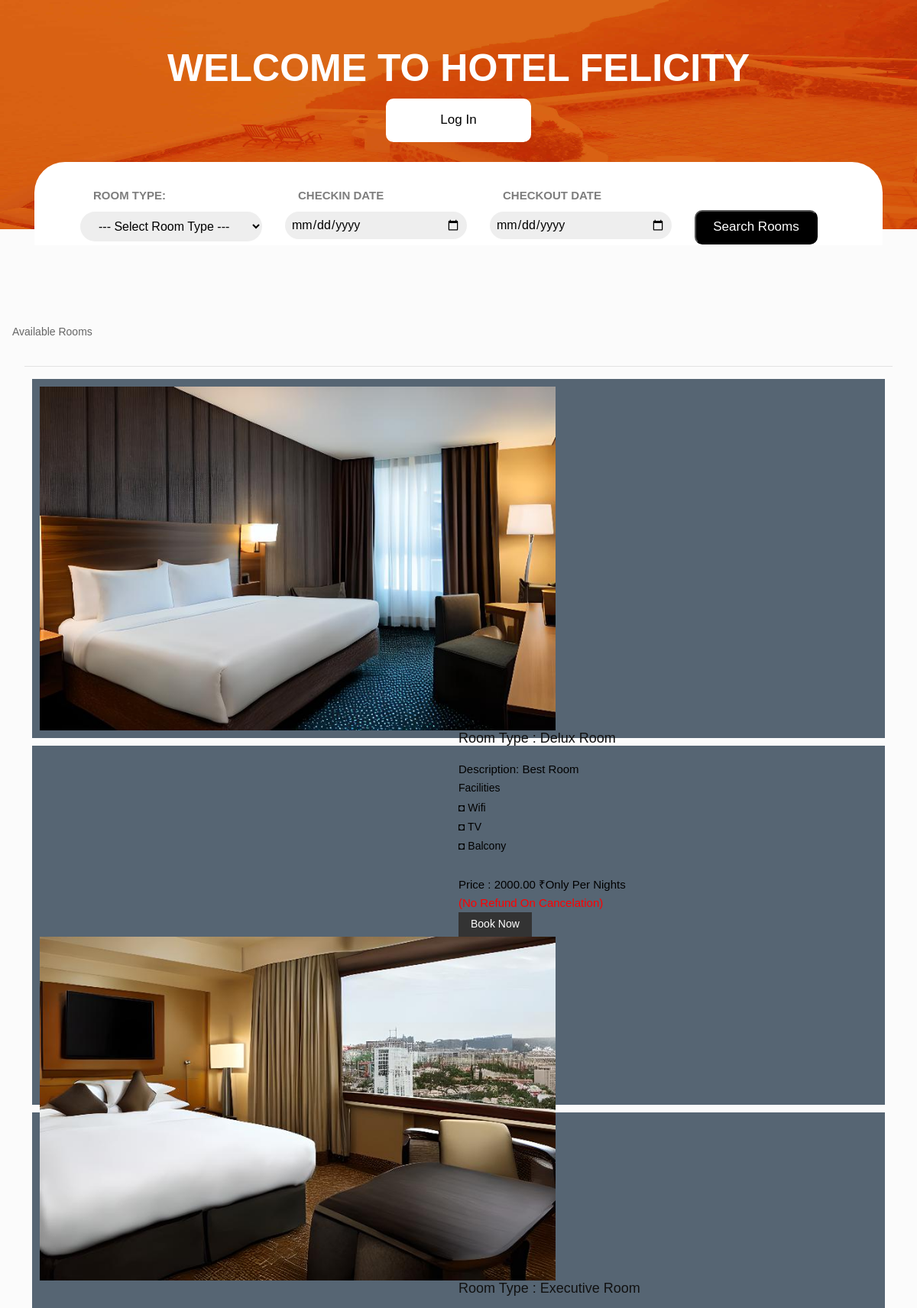
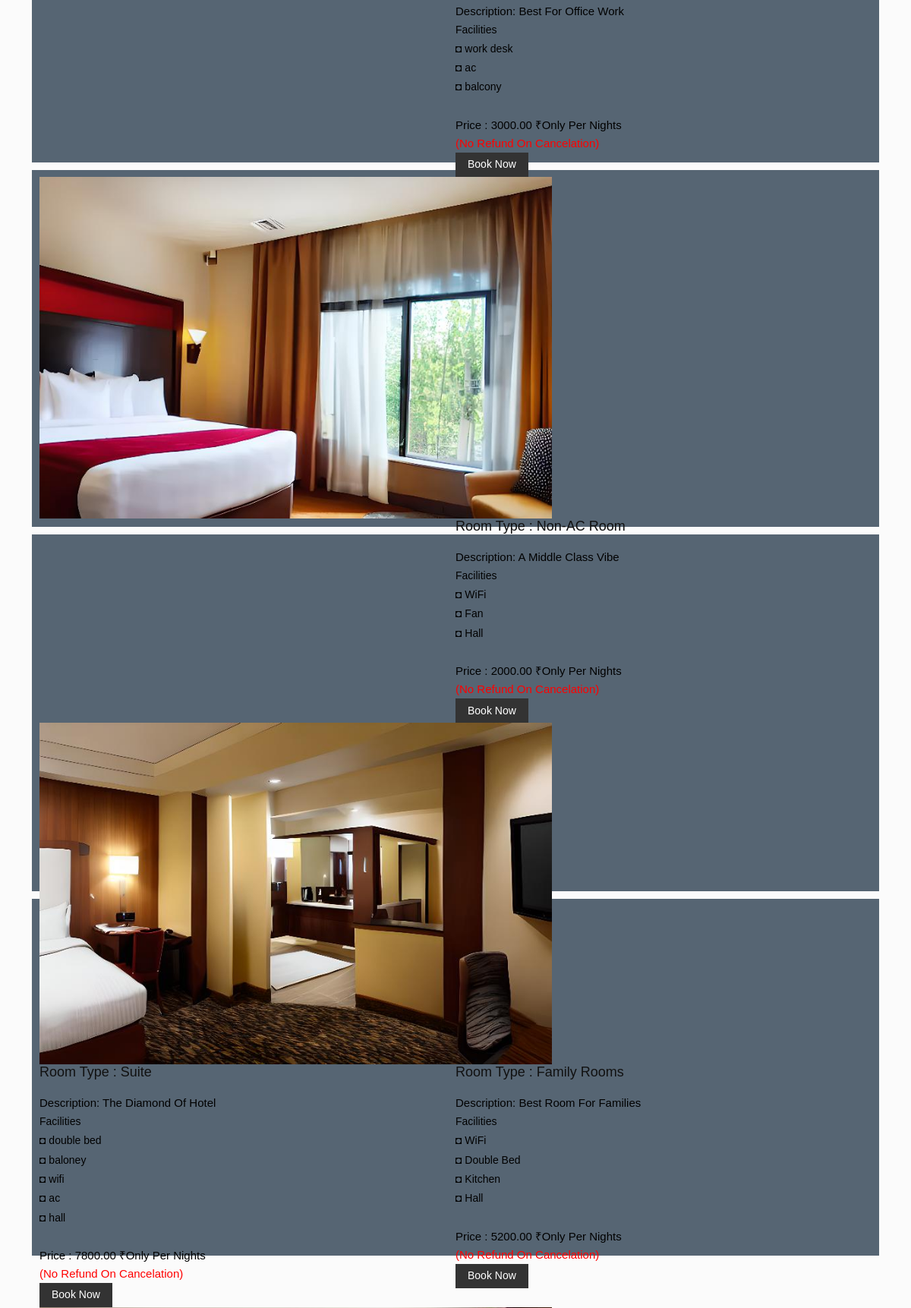
The page / (upper part) on the database its author committed (2 pictures, top to bottom).
### tables this page shows
CREATE TABLE `add_rooms` (
  `room_id` int(11) NOT NULL,
  `room_type` varchar(255) NOT NULL,
  `room_description` text DEFAULT NULL,
  `room_price` float(11,2) NOT NULL,
  `room_image_url` varchar(255) DEFAULT NULL,
  `room_facilities` text DEFAULT NULL,
  `booking_quantity` int(11) NOT NULL,
  `available` tinyint(1) NOT NULL DEFAULT 1,
  `created_at` timestamp NOT NULL DEFAULT current_timestamp()
);

### index.php (the view, shortened to what this page needs)
<!DOCTYPE html>
<html lang="en">
<head>
   <link rel="stylesheet" href="css/bootstrap.min.css">
   <link rel="stylesheet" href="css/sty.css">
   <link rel="stylesheet" href="css/responsive.css">
   <link rel="stylesheet" href="css/jquery.mCustomScrollbar.min.css">
   <link rel="stylesheet" href="https://netdna.bootstrapcdn.com/font-awesome/4.0.3/css/font-awesome.css">
   <link rel="stylesheet" href="https://cdnjs.cloudflare.com/ajax/libs/fancybox/2.1.5/jquery.fancybox.min.css" media="screen">
</head>
<body class="main-layout">
   <section class="banner_main">
      <div class="container">
         <div class="row">
            <div class="col-md-12">
               <div class="text-bg">
                  <div class="padding_lert">
                     <h1>WELCOME TO HOTEL FELICITY</h1>
                    <center> <a href="login.php">Log In</a> </center>
                  </div>
               </div>
            </div>
         </div>
      </div>
   </section>
   <?php
   $query = "SELECT * FROM add_rooms WHERE room_id ";
   ?>
   <!DOCTYPE html>
   <html>
   <head>
      <link rel="stylesheet" href="./CSS/room.css">
      <link rel="stylesheet" href="./CSS/style.css">
      <link rel="stylesheet" href="./CSS/food.css">
      <link rel="stylesheet" href="./CSS/manage.css">
      <link rel="stylesheet" href="./CSS/nav.css">
      <link rel="stylesheet" href="./CSS/search.css">
   </head>
   <body>
            <main>
<section>
  <div class="container">
    <div class="row">
      <div class="col-md-12">
        <form class="form_book" method='POST' action=''>
          <div class="row room-search-panel">
            <div class="col-md-3">
              <label class="date" for="room_type">Room Type:</label>
              <select class="book_n" name="room_type">
                <option value="">--- Select Room Type ---</option>
              </select>
            </div>
            <div class="col-md-3">
              <label class="date">CHECKIN DATE</label>
              <input class="book_n" name="start_date" type="date">
            </div>
            <div class="col-md-3">
              <label class="date">CHECKOUT DATE</label>
              <input class="book_n" name="end_date" type="date">
            </div>
            <div class="col-md-3">
              <input class="book_btn" type='submit' name='search' value='Search Rooms' onclick="hideRoomSearchPanel()">
            </div>
          </div>
          <div class="row">
            <div class="col-md-3">
            </div>
          </div>
        </form>
      </div>
    </div>
  </div>
</section>
<br>
<br>
<br>
<br>
<?php
         include('dbconfig.php');
         if (isset($_POST['search'])) {
            $room_type = $_POST['room_type'];
            $checkin_date = $_POST['start_date'];
            $checkout_date = $_POST['end_date'];
            $query = "SELECT * FROM add_rooms WHERE room_type LIKE '%$room_type%' AND available = '1' AND room_id NOT IN (
                    SELECT room_id FROM rooms WHERE (
                        start_date >= '$checkin_date' AND start_date < '$checkout_date'
                        OR end_date > '$checkin_date' AND end_date <= '$checkout_date'
                        OR start_date < '$checkin_date' AND end_date > '$checkout_date'
                    )
                )";
         } else {
            $query = "SELECT * FROM add_rooms WHERE available = '1'";
         }
         $result = mysqli_query($connection, $query);
         if (mysqli_num_rows($result) > 0) {
            if (isset($_POST['search'])) {
               $selected_room_type = $_POST['room_type'];
               $selected_checkin_date = $_POST['start_date'];
               $selected_checkout_date = $_POST['end_date'];
               echo "You selected: " . $selected_room_type . ", Check-in date: " . $selected_checkin_date . ", Check-out date: " . $selected_checkout_date;
            }
            else{
               echo "Available Rooms";
            }
         }
         ?>
            <main>
               <hr>
               <?php
               $result = mysqli_query($connection, $query);
               while ($room_data = mysqli_fetch_assoc($result)) {
               ?>
                  <div class="room-list" style="padding: 10px; background: #566573; color: black;">
                     <?php if (isset($room_data['room_image_url'])) : ?>
                        <img src="<?php echo $room_data['room_image_url']; ?>">
                     <?php endif; ?>
                     <ul id="url">
                        <li>
                              <?php if (isset($room_data['room_type'])) : ?>
                                 <h3>Room Type : <?php echo $room_data['room_type']; ?></h3>
                              <?php endif; ?>
                              <?php if (isset($room_data['room_description'])) : ?>
                                 <p>Description: <?php echo $room_data['room_description']; ?></p>
                              <?php endif; ?>
                              <?php if (isset($room_data['room_facilities'])) : ?>
                              Facilities
                                    <?php foreach (explode(',', $room_data['room_facilities']) as $facility) : ?>
                        <li>◘ <?php echo $facility; ?></li>
                     <?php endforeach; ?>
                  <?php endif; ?>
                  <?php if (isset($room_data['room_price'])) : ?>
                     <br>
                     <p>Price : <?php echo $room_data['room_price']; ?> &#8377;Only Per Nights</p>
                  <?php endif; ?>
                  <p style="color: red;">(No Refund On Cancelation)</p>
                 <button class="btn-form"> <a href="login.php">Book Now</a></button>
                  </li>
                     </ul>
                  </div>
               <?php } ?>
            </main>
      </main>
   </body>
   </html>
   <body>
   </body>
</html>

### CSS/sty.css (style rules this page uses)
* { box-sizing: border-box !important; }
html { scroll-behavior: smooth; }
body { color: #666666; font-size: 14px; font-family: 'Raleway', sans-serif; line-height: 1.80857; font-weight: normal; }
a { color: #1f1f1f; text-decoration: none !important; outline: none !important; -webkit-transition: all .3s ease-in-out; -moz-transition: all .3s ease-in-out; -ms-transition: all .3s ease-in-out; -o-transition: all .3s ease-in-out; transition: all .3s ease-in-out; }
h1, h2, h3, h4, h5, h6 { letter-spacing: 0; font-weight: normal; position: relative; padding: 0 0 10px 0; font-weight: normal; line-height: normal; color: #111111; margin: 0 }
h1 { font-size: 24px; }
h3 { font-size: 18px; }
*, *::after, *::before { -webkit-box-sizing: border-box; -moz-box-sizing: border-box; box-sizing: border-box; }
ul, li, ol { margin: 0px; padding: 0px; list-style: none; }
p { margin: 0px; font-weight: 500; font-size: 15px; line-height: 24px; }
a { color: #222222; text-decoration: none; outline: none !important; }
a, .btn { text-decoration: none !important; outline: none !important; -webkit-transition: all .3s ease-in-out; -moz-transition: all .3s ease-in-out; -ms-transition: all .3s ease-in-out; -o-transition: all .3s ease-in-out; transition: all .3s ease-in-out; }
img { max-width: 100%; height: auto; }
button { border: 0; margin: 0; padding: 0; cursor: pointer; }
.banner_main { background: url(../images/banner.jpg); background-repeat: no-repeat; min-height: 700px; display: flex; justify-content: center; align-content: center; align-items: center; background-size: 100% 100%; }
.text-bg { text-align: center; padding-bottom: 50px; }
.text-bg h1 { color: #fff; font-size: 50px; line-height: 50px; padding-bottom: 15px; font-weight: bold; text-transform: uppercase; }
.text-bg a { font-size: 17px; background-color: #fff; color: #000; font-weight: 500; padding: 13px 0px; width: 100%; max-width: 190px; text-align: center; display: inline-block; transition: ease-in all 0.5s; border-radius: 10px }
.form_book { background: #fff; margin-top: -104px; padding: 30px 8px 0px 60px; border-radius: 40px 40px 0px 0px; }
.form_book .date { color: #7e7e7e; font-weight: bold; font-size: 15px; text-transform: uppercase; padding-left: 17px; }
.book_n { border: inherit; border-radius: 20px; background-color: #eeeeee; width: 100%; font-size: 16px; height: auto; line-height: normal; padding: 10px 20px; }
.book_btn { font-size: 17px; background-color: #000; color: #fff; font-weight: 500; padding: 5px 0px; width: 100%; max-width: 161px; text-align: center; display: inline-block; transition: ease-in all 0.5s; border-radius: 10px; margin-top: 33px; }

### CSS/style.css (style rules this page uses)
* { margin: 0; padding: 0; }
body { background-color: rgb(251, 251, 251); overflow: auto; }

### CSS/nav.css (style rules this page uses)
* { margin: 0; padding: 0; }
ul { padding: 10px; float: right; }
.btn-form { display: flex; align-items: center; }

### CSS/search.css (style rules this page uses)
.room-search-panel { display: flex; }

### index.php (style rules this page uses)
body { margin: 0; padding: 0; font-family: Arial, sans-serif; }
h1 { margin: 0; }
img { height: -webkit-fill-available; }
main { padding: 1rem; }
.room-list { background-color: rgb(187, 123, 19); margin: 10px; height: 470px; }
#url { list-style: none; padding: 0; margin: 0; width: 50%; }
h3 { margin: 0 0 0.5rem; }
form { margin: fit-content; }
label { display: block; margin-bottom: 0.5rem; }
input[type="text"], input[type="date"] { padding: 0.5rem; }
.btn-form { padding: 0.2rem 1rem; background-color: #333; color: #fff; border: none; cursor: pointer; }
.btn-form a { color: #fff; }

### rows shown on the page
add_rooms: room_image_url (picture), room_type "Delux Room", room_description "Best Room", room_facilities "Wifi", room_facilities "TV", room_facilities "Balcony", room_price "2000.00"
add_rooms: room_image_url (picture), room_type "Executive Room", room_description "Best For Office Work", room_facilities "work desk", room_facilities "ac", room_facilities "balcony", room_price "3000.00"
add_rooms: room_image_url (picture), room_type "Non-AC Room", room_description "A Middle Class Vibe", room_facilities "WiFi", room_facilities "Fan", room_facilities "Hall", room_price "2000.00"
add_rooms: room_type "Family Rooms", room_description "Best Room For Families", room_facilities "WiFi", room_facilities "Double Bed", room_facilities "Kitchen", room_facilities "Hall", room_price "5200.00"
add_rooms: room_image_url (picture), room_type "Suite", room_description "The Diamond Of Hotel", room_facilities "double bed", room_facilities "baloney", room_facilities "wifi", room_facilities "ac", room_facilities "hall", room_price "7800.00"
